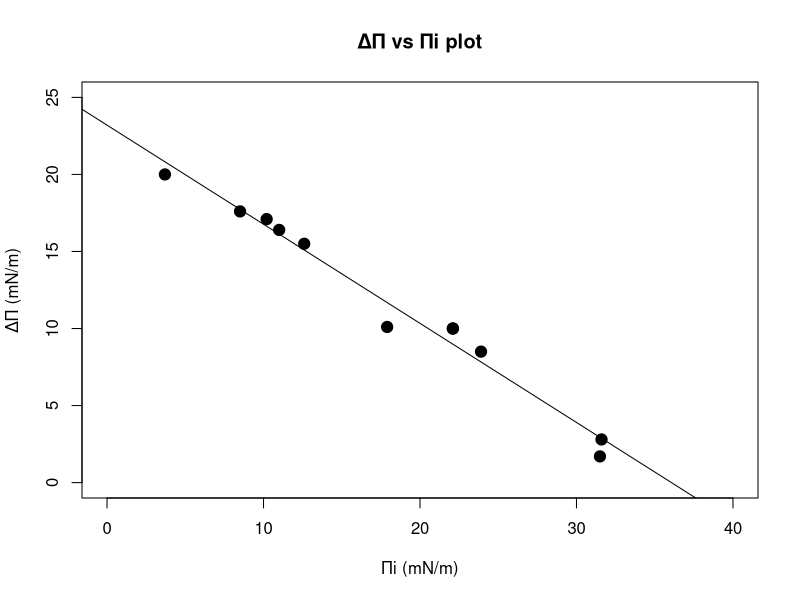

Reproduce this figure in R.
# R script to calculate the binding parameters (and corresponding errors)
# MIP and synergy of proteins upon binding to lipid monolayers
#
# References for the calculations:
# - Calvez et al. (2009) Biochimie 91:718.
# - Calvez et al. (2011) Langmuir 27:1373.
# - Boisselier et al. (2017) Advances in Colloid and Interface Science 243:60.
#
# Web server using these calculations:
# http://www.crchudequebec.ulaval.ca/BindingParametersCalculator/


# Import data from CSV file
df <- read.table("example-data.csv", header = TRUE, sep = ",")

# Create the standard error function
se <- function(x) sqrt(var(x)/length(x))

# Perform the linear regression 
linear_regression <- lm(df$Delta_Pi ~ df$Pi_i)

# Generate a plot for visual representation
plot(df$Pi_i, df$Delta_Pi,
     main = "ΔΠ vs Πi plot", type = "p", pch = 19, cex = 1.5,
     xlab = "Πi (mN/m)", ylab = "ΔΠ (mN/m)",
     xlim = c(0,40), ylim = c(0,25))
abline(linear_regression)

# Get the MIP and synergy
a <- coef(linear_regression)[["df$Pi_i"]]
b <- coef(linear_regression)[["(Intercept)"]]

MIP <- -b / a
synergy <- a + 1

# Basic stats on the data
n <- length(df$Pi_i)
r2 <- (cor(df$Delta_Pi, df$Pi_i))^2
sd_x <- sd(df$Pi_i)
sd_y <- sd(df$Delta_Pi)
ave_x <- mean(df$Pi_i)

sum_sq_x <- sum(df$Pi_i^2)
sum_x_ave_x_sq <- sum((df$Pi_i - ave_x)^2)

# Stats on the linear regression
se2 <- ((n - 1) * sd_y^2 * (1 - r2)) / (n - 2)

var_a <- vcov(linear_regression)[2,2]
var_b <- vcov(linear_regression)[1,1]
cov_ab <- (-ave_x * se2) / sum_x_ave_x_sq

# Determination of the confidence interval on the x-intercept (MIP)
var_I <- ( ((b / a)^2) * ((var_a / a^2) + (var_b / b^2) - ((2 * cov_ab) / (a * b))))
CI_MIP <- 1.96 * sqrt(var_I)

# Determination of the confidence interval on the synergy
CI_synergy = (sd_y * sqrt(1 - r2)) / (sd_x * sqrt(n - 2))
